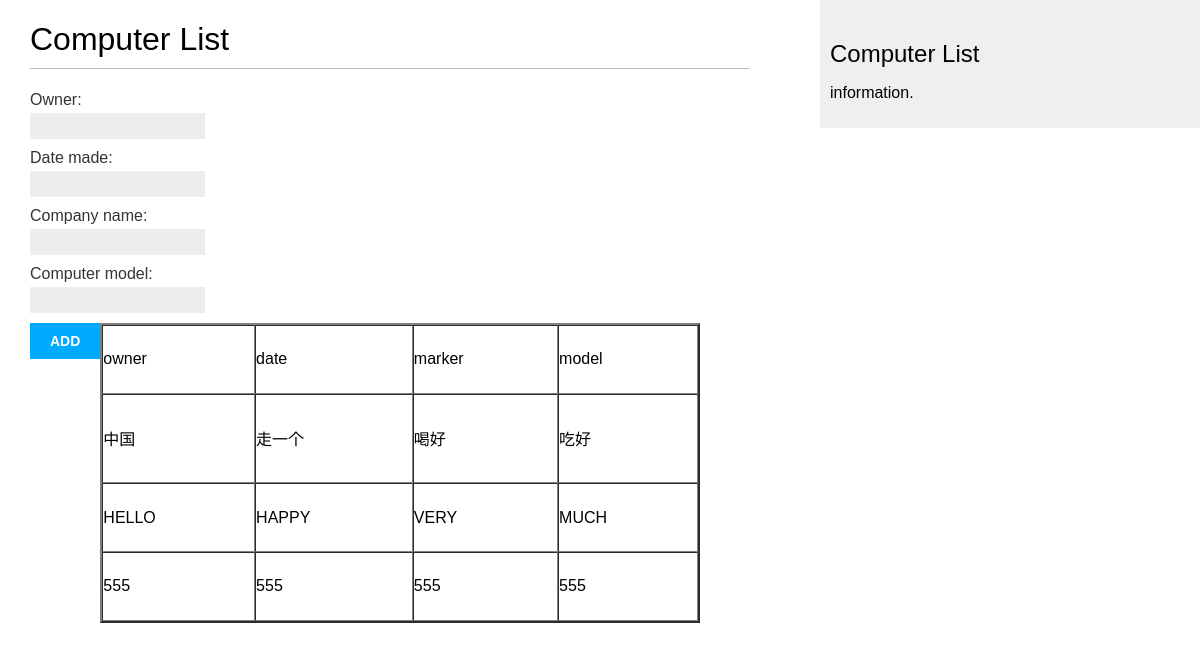
Screenshot of /computer/index with the database file from the repository.
### computer/models.py (models this page shows, shortened)
class Computer(models.Model):
    owner = models.CharField(max_length = 20)
    date_made = models.CharField(max_length = 20)
    company_name = models.CharField(max_length = 20)
    computer_model = models.CharField(max_length = 20)
    date_added = models.DateTimeField(auto_now_add= True)
    IP_ADDRESS = models.CharField(max_length = 20,default="0.0.0.0")

### computer/views.py (the view)
def index(request):
    list = Computer.objects.order_by('date_added')
    if request.method !='POST':
        form = ComputerForm()
    else:
        form = ComputerForm(request.POST)
        if form.is_valid():
            form.save()
            return HttpResponseRedirect(reverse("computer:index"))
    context = {'form': form}
    return render(request,'computer/index.html',{'form': form,'list':list} )

### computer/forms.py
class ComputerForm(forms.ModelForm):
    class Meta:
        model = Computer
        fields = ['owner','date_made','company_name','computer_model']

### computer/templates/computer/index.html (shortened to what this page needs)
{% extends "base.html" %}
{% block content %}
<h1> Computer List</h1>
<form action="{% url 'computer:index' %}" method='post'>
{{ form.as_table }}
<input type="submit" value="ADD">
</form>
    <table width="600" height="300" border="2" cellpadding="0" cellspacing="0" class="tb">
     <tr>
       <td>owner </td>
       <td>date </td>
       <td>marker</td>
       <td>model</td>
     </tr>
     {% for computer in list %}
      <tr>
       <td>{{ computer.owner }}</td>
       <td> {{ computer.date_made }}</td>
       <td>{{ computer.company_name }}</td>
       <td>{{ computer.computer_model }} </td>
     </tr>
{% endfor %}
</table>
{% endblock %}

### computer/static/css/blog.css (style rules this page uses)
body { margin:0; padding:0; font-family:helvetica, sans-serif; }
h1 { font-weight:normal; border-bottom:1px solid #bbb; padding:0 0 10px 0; }
label { float:left; clear:both; color:#333; margin-bottom:4px; }
input, textarea { clear:both; float:left; margin:0 0 10px; background:#ededed; border:0; padding:6px 10px; font-size:12px; }
input[type=submit] { font-weight:bold; background:#00abff; color:#fff; padding:10px 20px; font-size:14px; text-transform:uppercase; }

### rows the page displays
Computer: owner "中国", date_made "走一个", company_name "喝好", computer_model "吃好"
Computer: owner "HELLO", date_made "HAPPY", company_name "VERY", computer_model "MUCH"
Computer: owner "555", date_made "555", company_name "555", computer_model "555"
